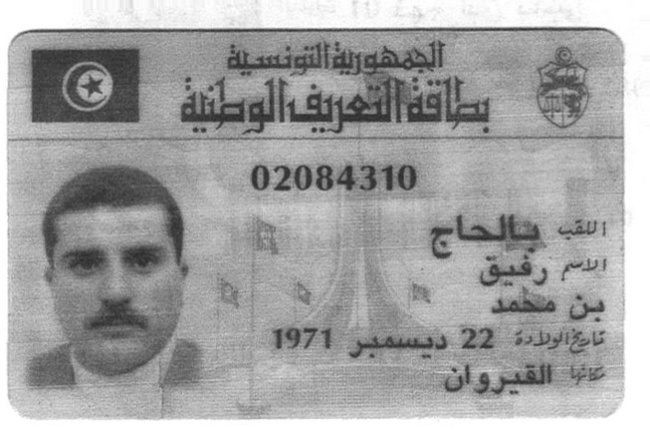
#> input picture ocr_cin/temp/resized_identity_card.jpg, 650 x 430 px
$ python preprocess.py
#> lines starting #> are read from the running program, lines starting #| are printed output that depends on the picture; after the words box and inside, x2 and y2 are one past the last pixel; in counts of white or black regions, pixels touching at a corner belong together; long printed decimals are rounded
import cv2
from matplotlib import pyplot as plt

# opening the image
image_file = "temp/resized_identity_card.jpg"
img = cv2.imread(image_file)
#> img is the input picture: shape (430, 650, 3); min 38, max 255, mean 163

# display the image
def display(im_path):
    dpi = 80
    im_data = plt.imread(im_path)

    height, width  = im_data.shape[:2]

    # What size does the figure need to be in inches to fit the image?
    figsize = width / float(dpi), height / float(dpi)

    # Create a figure of the right size with one axes that takes up the full figure
    fig = plt.figure(figsize=figsize)
    ax = fig.add_axes([0, 0, 1, 1])

    # Hide spines, ticks, etc.
    ax.axis('off')

    # Display the image.
    ax.imshow(im_data, cmap='gray')

    plt.show()

#invert the image
inverted_image = cv2.bitwise_not(img)
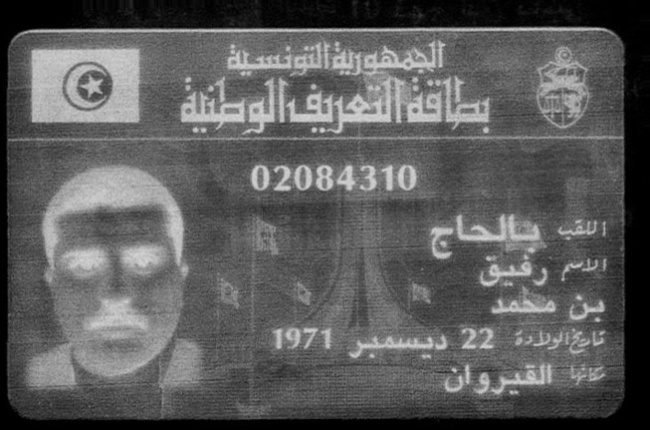
#> inverted_image: shape (430, 650, 3); min 0, max 217, mean 92
cv2.imwrite("temp/inverted.jpg", inverted_image)

# convert image to GrayScale
def grayscale(image):
    return cv2.cvtColor(image, cv2.COLOR_BGR2GRAY)

gray_image = grayscale(inverted_image)
cv2.imwrite("temp/gray.jpg", gray_image)

# Apply binary thresholding to the grayscale image
#thresh, im_bw = cv2.threshold(gray_image,110, 255, cv2.THRESH_BINARY )

    # apply thresholding

border_size = 60
min_brightness = gray_image[border_size:-border_size, border_size:-border_size].mean()
#> min_brightness = 111.3

threshold_value = min_brightness + 52
#> threshold_value = 163.3
print(threshold_value)
#| 163.296

    # Apply inverse binary thresholding
_, bw_im = cv2.threshold(gray_image, threshold_value, 255, cv2.THRESH_BINARY)
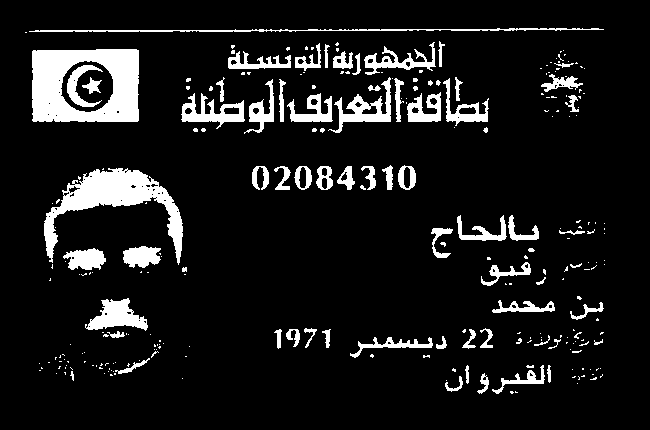
#> bw_im: shape (430, 650); 10.1% white; 269 white regions (197 under 20 px), largest, box (x1, y1, x2, y2) and area: (32, 49, 139, 122) 5605, (44, 168, 183, 265) 4170, (85, 298, 148, 331) 1100

cv2.imwrite("temp/bw_image.jpg", bw_im)

display("temp/bw_image.jpg")

#noise removal
def noise_removal(image):
    import numpy as np
    kernel = np.ones((1, 1), np.uint8)
    image = cv2.dilate(image, kernel, iterations=3)
    kernel = np.ones((1, 1), np.uint8)
    image = cv2.erode(image, kernel, iterations=10)
    image = cv2.morphologyEx(image, cv2.MORPH_CLOSE, kernel)
    image = cv2.medianBlur(image, 1)
    return (image)

no_noise = noise_removal(bw_im)
cv2.imwrite("temp/no_noise.jpg", no_noise)

display("temp/no_noise.jpg")
